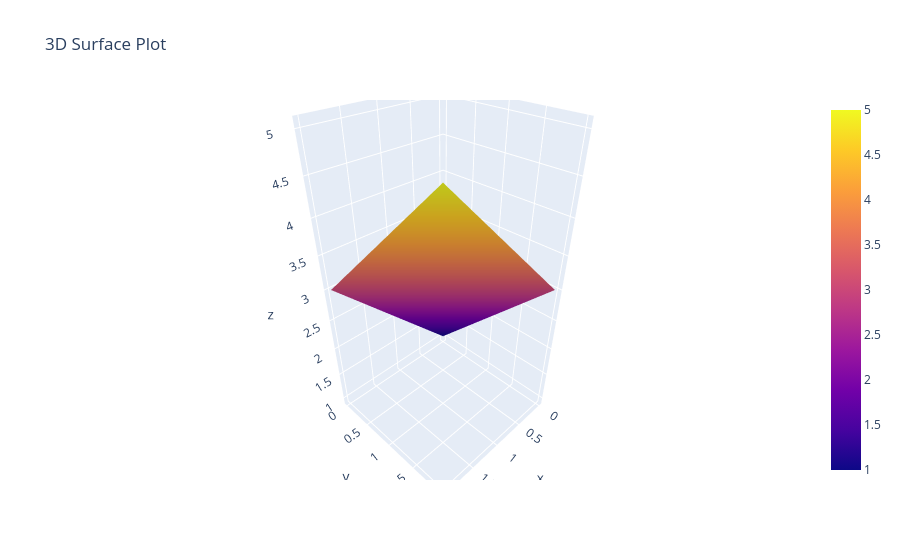

The cell this chart's notebook holds for it:
### Markdown cell above
#### Surface Plots
Surface plots are 3D plots useful for visualizing three-dimensional data.

### Code cell
import plotly.graph_objs as go

# Sample data
z = [[1, 2, 3], [2, 3, 4], [3, 4, 5]]

# Create a trace
trace = go.Surface(z=z)

# Create a layout
layout = go.Layout(title='3D Surface Plot')

# Create a figure and plot it
fig = go.Figure(data=[trace], layout=layout)
fig.show()

### Figure 1 — Plotly figure (JSON) as saved in the notebook; plotly's stock layout.template omitted (floating-point values rounded to 4 significant figures)
{"data": [{"type": "surface", "z": [[1, 2, 3], [2, 3, 4], [3, 4, 5]]}], "layout": {"title": {"text": "3D Surface Plot"}}}
